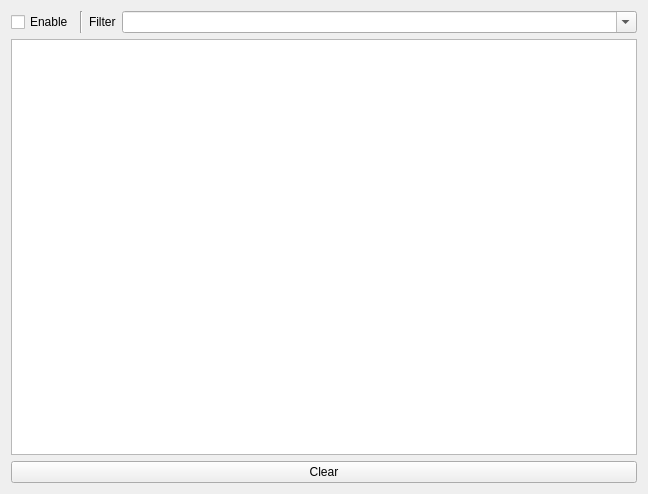
<?xml version="1.0" encoding="UTF-8"?>
<ui version="4.0">
 <class>Dialog</class>
 <widget class="QDialog" name="Dialog">
  <property name="geometry">
   <rect>
    <x>0</x>
    <y>0</y>
    <width>644</width>
    <height>494</height>
   </rect>
  </property>
  <property name="windowTitle">
   <string>Log View</string>
  </property>
  <layout class="QVBoxLayout" name="verticalLayout">
   <item>
    <widget class="QWidget" name="widget" native="true">
     <layout class="QHBoxLayout" name="horizontalLayout">
      <property name="margin">
       <number>0</number>
      </property>
      <item>
       <widget class="QCheckBox" name="cb_enable">
        <property name="text">
         <string>Enable</string>
        </property>
       </widget>
      </item>
      <item>
       <widget class="Line" name="line">
        <property name="orientation">
         <enum>Qt::Vertical</enum>
        </property>
       </widget>
      </item>
      <item>
       <widget class="QLabel" name="label">
        <property name="sizePolicy">
         <sizepolicy hsizetype="Minimum" vsizetype="Minimum">
          <horstretch>0</horstretch>
          <verstretch>0</verstretch>
         </sizepolicy>
        </property>
        <property name="text">
         <string>Filter</string>
        </property>
       </widget>
      </item>
      <item>
       <widget class="QComboBox" name="regExpEntry">
        <property name="sizePolicy">
         <sizepolicy hsizetype="Expanding" vsizetype="Fixed">
          <horstretch>0</horstretch>
          <verstretch>0</verstretch>
         </sizepolicy>
        </property>
        <property name="focusPolicy">
         <enum>Qt::WheelFocus</enum>
        </property>
        <property name="editable">
         <bool>true</bool>
        </property>
       </widget>
      </item>
     </layout>
    </widget>
   </item>
   <item>
    <widget class="QTextEdit" name="logView"/>
   </item>
   <item>
    <widget class="QPushButton" name="clearButton">
     <property name="minimumSize">
      <size>
       <width>626</width>
       <height>0</height>
      </size>
     </property>
     <property name="focusPolicy">
      <enum>Qt::NoFocus</enum>
     </property>
     <property name="text">
      <string>Clear</string>
     </property>
    </widget>
   </item>
  </layout>
 </widget>
 <tabstops>
  <tabstop>regExpEntry</tabstop>
  <tabstop>clearButton</tabstop>
 </tabstops>
 <resources/>
 <connections/>
</ui>
